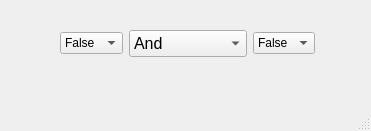
<?xml version="1.0" encoding="UTF-8"?>
<ui version="4.0">
 <class>MainWindow</class>
 <widget class="QMainWindow" name="MainWindow">
  <property name="geometry">
   <rect>
    <x>0</x>
    <y>0</y>
    <width>371</width>
    <height>131</height>
   </rect>
  </property>
  <property name="windowTitle">
   <string>MainWindow</string>
  </property>
  <widget class="QWidget" name="centralwidget">
   <widget class="QWidget" name="">
    <property name="geometry">
     <rect>
      <x>60</x>
      <y>30</y>
      <width>255</width>
      <height>27</height>
     </rect>
    </property>
    <layout class="QHBoxLayout" name="horizontalLayout">
     <item>
      <widget class="QComboBox" name="TFLeft">
       <item>
        <property name="text">
         <string>False</string>
        </property>
       </item>
       <item>
        <property name="text">
         <string>True</string>
        </property>
       </item>
      </widget>
     </item>
     <item>
      <widget class="QComboBox" name="CMBMid">
       <property name="font">
        <font>
         <pointsize>12</pointsize>
        </font>
       </property>
       <item>
        <property name="text">
         <string>And</string>
        </property>
       </item>
       <item>
        <property name="text">
         <string>Or</string>
        </property>
       </item>
       <item>
        <property name="text">
         <string>Negative</string>
        </property>
       </item>
       <item>
        <property name="text">
         <string>Implication</string>
        </property>
       </item>
       <item>
        <property name="text">
         <string>Equivalence</string>
        </property>
       </item>
       <item>
        <property name="text">
         <string>Xor</string>
        </property>
       </item>
      </widget>
     </item>
     <item>
      <widget class="QComboBox" name="TFRight">
       <item>
        <property name="text">
         <string>False</string>
        </property>
       </item>
       <item>
        <property name="text">
         <string>True</string>
        </property>
       </item>
      </widget>
     </item>
    </layout>
   </widget>
  </widget>
  <widget class="QMenuBar" name="menubar">
   <property name="geometry">
    <rect>
     <x>0</x>
     <y>0</y>
     <width>371</width>
     <height>21</height>
    </rect>
   </property>
  </widget>
  <widget class="QStatusBar" name="statusbar"/>
 </widget>
 <resources/>
 <connections/>
</ui>
